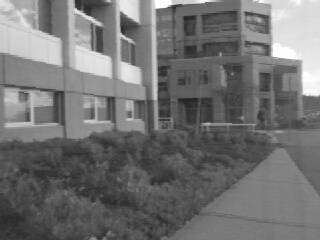
#> input picture Assignment02 Disparity and Depth/triclopsi2l.jpg, 320 x 240 px
$ python stereobm.py   (older library calls are emulated)
#> lines starting #> are read from the running program, lines starting #| are printed output that depends on the picture
import os
import cv2
import numpy as np

def compute_disparity_and_sobel(left_image_path, right_image_path, output_dir,
                                image_name="image", method="bm", num_disparities=16, block_size=15):
    """
    计算左右视差图并应用Sobel算子处理，生成并保存结果。

    参数：
    - left_image_path: 左图像的路径
    - right_image_path: 右图像的路径
    - output_dir: 结果输出的目录
    - image_name: 图像名称的前缀，用于保存文件
    - method: 用于命名的字符串，默认值为 "bm"
    - num_disparities: 视差的最大范围，默认值为 16
    - block_size: 匹配块的大小，默认值为 15
    """
#> called with output_dir = 'outputs', image_name = 'triclopsi2', method = 'bm', num_disparities = 16, block_size = 15

    # 读取左右图像
    left_image = cv2.imread(left_image_path, cv2.IMREAD_GRAYSCALE)
#> left_image is the input picture: shape (240, 320); min 33, max 255, mean 114
    right_image = cv2.imread(right_image_path, cv2.IMREAD_GRAYSCALE)
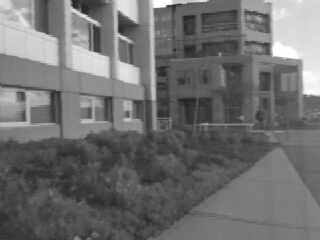
#> input picture Assignment02 Disparity and Depth/triclopsi2r.jpg, 320 x 240 px
#> right_image is the input picture: shape (240, 320); min 35, max 255, mean 110.9

    if left_image is None or right_image is None:
        print("Error: Unable to load one of the images.")
        return

    def apply_sobel_filter(image):
        """
        对图像应用 Sobel 滤波，返回滤波后的图像。
        """
        sobelx = cv2.Sobel(image, cv2.CV_64F, 1, 0, ksize=5)  # X方向上的梯度
        sobely = cv2.Sobel(image, cv2.CV_64F, 0, 1, ksize=5)  # Y方向上的梯度

        sobel_combined = cv2.magnitude(sobelx, sobely)
        sobel_combined = cv2.normalize(sobel_combined, None, 0, 255, cv2.NORM_MINMAX)
        sobel_combined = np.uint8(sobel_combined)

        return sobel_combined

    sobel_left_image = apply_sobel_filter(left_image)
    sobel_right_image = apply_sobel_filter(right_image)
#> in apply_sobel_filter (call 2), `sobelx = cv2.Sobel(image, cv2.CV_64F, 1, 0, ksize=5)`:
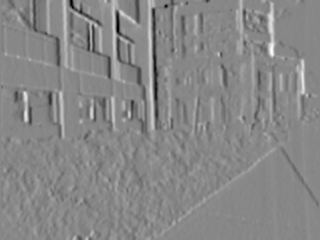
#> sobelx: shape (240, 320) float64; min -5745, max 5083, mean 14.5; drawn with min black and max white
#> in apply_sobel_filter (call 2), `sobely = cv2.Sobel(image, cv2.CV_64F, 0, 1, ksize=5)`:
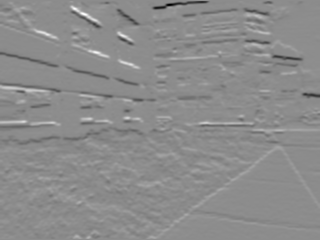
#> sobely: shape (240, 320) float64; min -9016, max 7327, mean -36.1; drawn with min black and max white
#> in apply_sobel_filter (call 2), `sobel_combined = cv2.magnitude(sobelx, sobely)`:
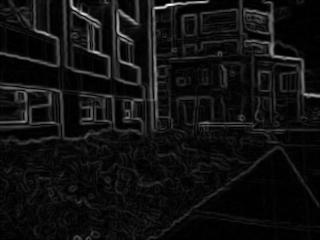
#> sobel_combined: shape (240, 320) float64; min 0, max 9119.8, mean 606.3; drawn with min black and max white

    cv2.imwrite(os.path.join(output_dir, f"{image_name}_sobel_left.png"), sobel_left_image)
    cv2.imwrite(os.path.join(output_dir, f"{image_name}_sobel_right.png"), sobel_right_image)

    # 创建 StereoBM 对象
    stereo = cv2.StereoBM_create(numDisparities=num_disparities, blockSize=block_size)

    # 计算视差图
    disparity_map_left_to_right = stereo.compute(sobel_left_image, sobel_right_image)
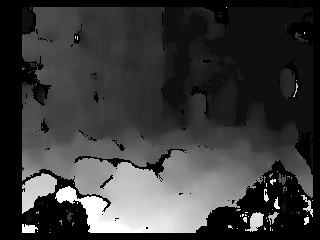
#> disparity_map_left_to_right: shape (240, 320) int16; min -16, max 240, mean 42.8; drawn with min black and max white
    disparity_map_right_to_left = stereo.compute(sobel_right_image, sobel_left_image)

    # 归一化视差图以保存为图像
    disparity_map_left_to_right = cv2.normalize(disparity_map_left_to_right, None, 0, 255, cv2.NORM_MINMAX)
    disparity_map_left_to_right = np.uint8(disparity_map_left_to_right)

    disparity_map_right_to_left = cv2.normalize(disparity_map_right_to_left, None, 0, 255, cv2.NORM_MINMAX)
    disparity_map_right_to_left = np.uint8(disparity_map_right_to_left)

    disparity_map_left_to_right = cv2.applyColorMap(disparity_map_left_to_right, cv2.COLORMAP_JET)
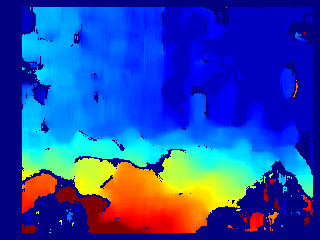
#> disparity_map_left_to_right: shape (240, 320, 3); mean B, G, R 171.5, 70.4, 36.6
    disparity_map_right_to_left = cv2.applyColorMap(disparity_map_right_to_left, cv2.COLORMAP_JET)
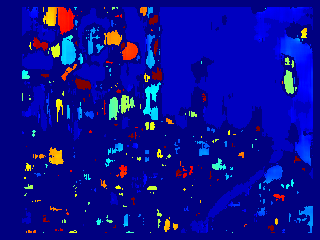
#> disparity_map_right_to_left: shape (240, 320, 3); mean B, G, R 147.6, 12.8, 10.4

    # 保存视差图
    os.makedirs(output_dir, exist_ok=True)
    cv2.imwrite(os.path.join(output_dir, f"{image_name}_disparity_map_left_to_right_{method}.png"), disparity_map_left_to_right)
    cv2.imwrite(os.path.join(output_dir, f"{image_name}_disparity_map_right_to_left_{method}.png"), disparity_map_right_to_left)

    # 对左右视差图分别应用Sobel算子

# 示例使用
left_image_name = "triclopsi2l.jpg"
right_image_name = "triclopsi2r.jpg"
output_dir = "outputs"
compute_disparity_and_sobel(
    left_image_path=os.path.join("Assignment02 Disparity and Depth", left_image_name),
    right_image_path=os.path.join("Assignment02 Disparity and Depth", right_image_name),
    output_dir=output_dir,
    image_name="triclopsi2",
    method="bm",
    num_disparities=16,
    block_size=15
)
